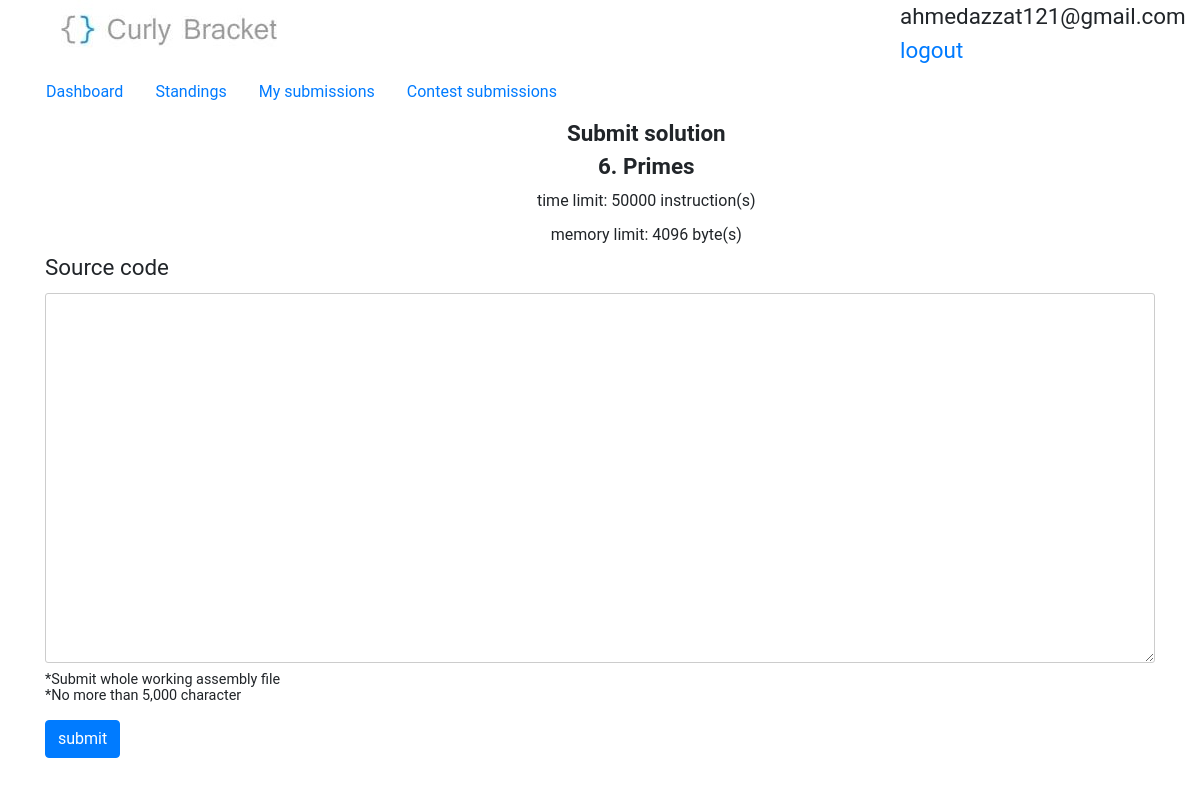
The app's page /contest/3/problem/6/submit (signed in) with its own data.
### BracketsOJ/models.py (models this page shows, shortened)
class problem(models.Model):
    title = models.CharField(max_length=50)
    time_limit = models.IntegerField(default=100)
    memory_limit = models.IntegerField(default=64)
    statement = models.CharField(max_length=1500)
    input_section = models.CharField(max_length=500)
    output_section = models.CharField(max_length=500)
    samples = models.IntegerField(default=1)
    notes = models.CharField(max_length=200, blank=True, null=True)
    added = models.DateField(auto_now_add=True, blank=True)
    contest = models.ForeignKey(contest, on_delete=models.SET_NULL, null=True, blank=True)
    checker = models.CharField(max_length=50, default='ecmp')

### BracketsOJ/views.py (the view)
# urls.py: path('problem/<int:problem_id>/submit', views.submitView, name='submit'),
def submitView(request, problem_id=None, contest_id=None):
    if not request.user.is_authenticated:
        return redirect('%s?next=%s' % (settings.LOGIN_URL, request.path))
    if problem_id is not None:
        current_problem = get_object_or_404(problem, id=problem_id)
        if contest_id is not None and current_problem.contest_id != contest_id:
            raise SuspiciousOperation()
    else:
        current_problem = {'id': 0, 'title': 'Custom test', 'time_limit': 100, 'memory_limit': 64}
    if request.method == 'POST':
        return postSubmitView(request, current_problem)
    return getSubmitView(request, current_problem)

### BracketsOJ/views.py (called while the page is built)
def getSubmitView(request, current_problem):
    context = {'problem': current_problem}
    try:
        return render(request, 'submit.html', context)
    except:
        raise SuspiciousOperation()

### templates/submit.html (shortened to what this page needs)
{% extends "base.html" %}
{% block content %}
        {% if problem is not None %}
            <div>
                <nav class="row nav problem-text">
                    {% if problem.contest is not none %}<a class="nav-link" href="/contest/{{ problem.contest_id }}">Dashboard</a>{% endif %}
                    {% if problem.contest is not none %}<a class="nav-link" href="/contest/{{ problem.contest_id }}/scoreboard">Standings</a>{% endif %}
                    {% if problem.contest is not none %}<a class="nav-link" href="/contest/{{ problem.contest.id }}/user/{{ user.id }}/submissions">My submissions</a>{% endif %}
                    {% if problem.contest is not none %}<a class="nav-link" href="/contest/{{ problem.contest_id }}/submissions">Contest submissions</a>{% endif %}
                </nav>
            </div>
        {% endif %}
        <div class="mx-auto" style="text-align: center">
            <div class="offset-5 col-3"><b>Submit solution</b></div>
            <div class="offset-5 col-3"><b>{{ problem.id }}. {{ problem.title }}</b></div>
            <div class="offset-5 col-3 problem-text">time limit: {{ problem.time_limit }} instruction(s)</div>
            <div class="offset-5 col-3 problem-text">memory limit: {{ problem.memory_limit }} byte(s)</div>
        </div>
        <form method="post" action="">{% csrf_token %}
            <div>
                <div>
                    <label class="t-0" for="source">Source code</label>
                </div>
                <div>
                    <textarea id="source" name="source" class="w-100" required maxlength="5000" rows="20"></textarea>
                    <p class="notes m-0">*Submit whole working assembly file</p>
                    <p class="notes">*No more than 5,000 character</p>
                </div>
            </div>
            <div class="mx-auto">
                <input type="submit" value="submit" class="btn btn-primary">
            </div>
        </form>
{% endblock content %}

### templates/base.html (shortened to what this page needs)
<!DOCTYPE html>
<html lang="en">
    <head>
        <link rel="stylesheet" href="https://necolas.github.io/normalize.css/7.0.0/normalize.css">
        <link rel="stylesheet" href="https://maxcdn.bootstrapcdn.com/bootstrap/4.0.0-alpha.6/css/bootstrap.min.css">
    </head>
    <body class="container">
        {% load static %}
        <div class="row">
            <a class="col-3" href="{% url 'contests' %}"><img src="{% static 'img/logo.jpg' %}"/></a>
            <div class="offset-6 col-3">
                {% if user.is_authenticated %}{{ user.username }} <a  href="{% url 'logout' %}">logout</a>{% endif %}
            </div>
        </div>
        {% block content %}
        {% endblock content %}
    </body>
</html>

### templates/base.html (style rules this page uses)
body { line-height: 1.5em; font-size: 1.4rem; font-family: "Roboto", "Lucida Grande", Verdana, Arial, sans-serif; padding-bottom: 47px; }
.problem-text { font-size: 1rem; }

### templates/submit.html (style rules this page uses)
.notes { font-size: 0.9rem; line-height: 1.1em; }
#source { font-family: "Helvetica Neue", Helvetica, Arial, sans-serif; font-size: 13px; font-weight: normal; border: 1px solid #ccc; -webkit-border-radius: 3px; -moz-border-radius: 3px; border-radius: 3px; line-height: 18px; padding: 4px; }

### records on screen
problem: id "6", title "Primes", time_limit "50000", memory_limit "4096"

### other values on screen
{{ user.username }} "ahmedazzat121@gmail.com"
